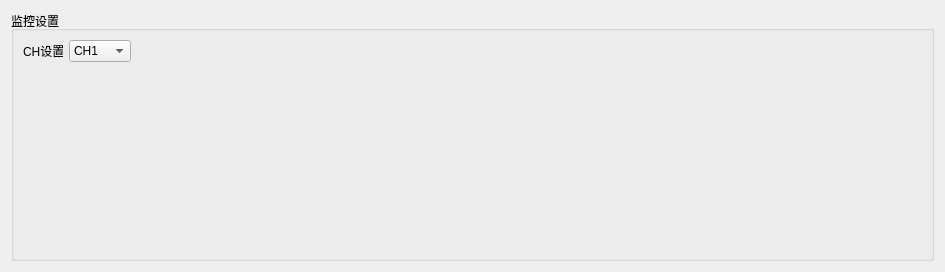
<?xml version="1.0" encoding="UTF-8"?>
<ui version="4.0">
 <class>HscMonitorSetting</class>
 <widget class="QWidget" name="HscMonitorSetting">
  <property name="geometry">
   <rect>
    <x>0</x>
    <y>0</y>
    <width>945</width>
    <height>272</height>
   </rect>
  </property>
  <property name="sizePolicy">
   <sizepolicy hsizetype="Preferred" vsizetype="Maximum">
    <horstretch>0</horstretch>
    <verstretch>0</verstretch>
   </sizepolicy>
  </property>
  <property name="windowTitle">
   <string>Form</string>
  </property>
  <layout class="QGridLayout" name="gridLayout">
   <item row="0" column="0">
    <widget class="QGroupBox" name="groupBox">
     <property name="title">
      <string>监控设置</string>
     </property>
     <layout class="QVBoxLayout" name="verticalLayout">
      <item>
       <layout class="QHBoxLayout" name="horizontalLayout">
        <item>
         <widget class="QLabel" name="label">
          <property name="minimumSize">
           <size>
            <width>40</width>
            <height>0</height>
           </size>
          </property>
          <property name="maximumSize">
           <size>
            <width>40</width>
            <height>16777215</height>
           </size>
          </property>
          <property name="text">
           <string>CH设置</string>
          </property>
         </widget>
        </item>
        <item>
         <widget class="QComboBox" name="comboBox">
          <item>
           <property name="text">
            <string>CH1</string>
           </property>
          </item>
          <item>
           <property name="text">
            <string>CH2</string>
           </property>
          </item>
          <item>
           <property name="text">
            <string>CH3</string>
           </property>
          </item>
          <item>
           <property name="text">
            <string>CH4</string>
           </property>
          </item>
          <item>
           <property name="text">
            <string>CH5</string>
           </property>
          </item>
          <item>
           <property name="text">
            <string>CH6</string>
           </property>
          </item>
          <item>
           <property name="text">
            <string>CH7</string>
           </property>
          </item>
          <item>
           <property name="text">
            <string>CH8</string>
           </property>
          </item>
          <item>
           <property name="text">
            <string>CH9</string>
           </property>
          </item>
          <item>
           <property name="text">
            <string>CH10</string>
           </property>
          </item>
         </widget>
        </item>
        <item>
         <spacer name="horizontalSpacer">
          <property name="orientation">
           <enum>Qt::Horizontal</enum>
          </property>
          <property name="sizeHint" stdset="0">
           <size>
            <width>40</width>
            <height>20</height>
           </size>
          </property>
         </spacer>
        </item>
       </layout>
      </item>
      <item>
       <widget class="QStackedWidget" name="stackedWidget">
        <property name="currentIndex">
         <number>-1</number>
        </property>
       </widget>
      </item>
     </layout>
    </widget>
   </item>
  </layout>
 </widget>
 <resources/>
 <connections/>
</ui>
